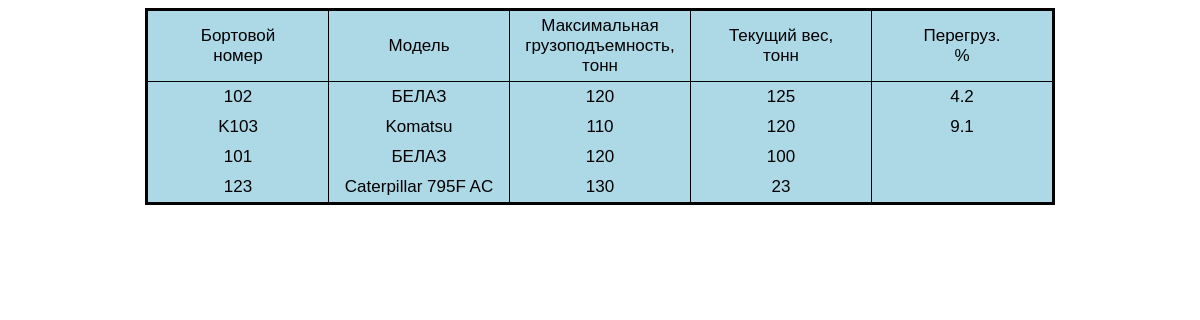
/cars/, run on an earlier commit of the app's database.
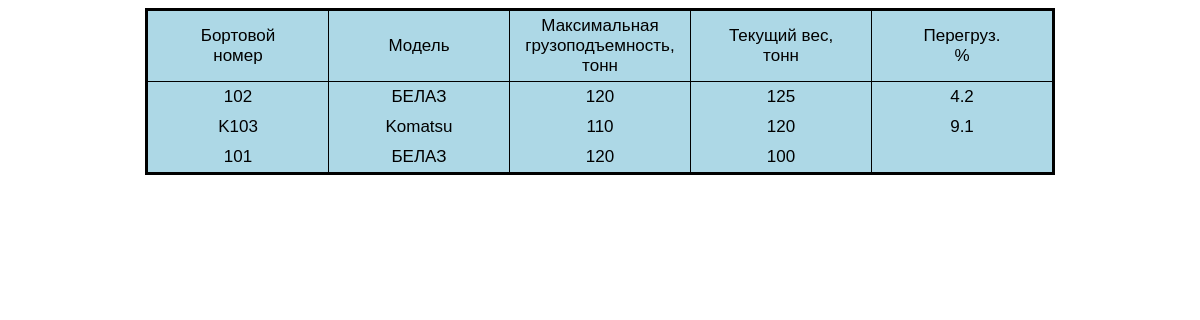
And on a later commit of the database.
### cars/models.py (models this page shows, shortened)
class  DumpTruck(models.Model):
    number = models.CharField('Бортовой номер', max_length=20)
    track_model = models.ForeignKey(DumpTruckModel, on_delete=models.CASCADE, default=0, verbose_name="Модель самосвала")
    current_weight = models.PositiveSmallIntegerField('Текущий вес', default=0)
    class Meta:
        verbose_name = 'самосвал'
        verbose_name_plural = 'Самосвалы в работе'
    def overload(self):
        if self.current_weight - self.track_model.max_load > 0:
            return round(((self.current_weight - self.track_model.max_load)/self.track_model.max_load)*100, 1)
        else:
            return ''

class  DumpTruckModel(models.Model):
    model = models.CharField('Модель самосвала', max_length=20)
    max_load = models.IntegerField('Максимальная грузоподъемность')
    class Meta:
        verbose_name = 'Характеристики модели самосвала'
        verbose_name_plural = 'Характеристики моделелей самосвалов'
    def __str__(self):
        return self.model

### cars/views.py (the view)
def index(request):
	cars = DumpTruck.objects.all()
	return render(request, 'cars/cars_list.html', {'cars': cars})

### cars/templates/cars/cars_list.html (shortened to what this page needs)
<!DOCTYPE html>{% load static %}
<html lang="en" dir="ltr">
  <head>
    <link rel="stylesheet" href={% static 'css/styles.css' %} type="text/css"/>
  </head>
  <body>
  <table>
        <tr id = 'title'>
          <td>Бортовой<br>номер</td>
          <td>Модель</td>
          <td>Максимальная<br>грузоподъемность,<br>тонн</td>
          <td>Текущий вес,<br>тонн</td>
          <td>Перегруз.<br>%</td>
        </tr>
       {% for DumpTruck in cars  %}
        <tr>
          <td>{{ DumpTruck.number }}</td>
          <td>{{ DumpTruck.track_model }}</td>
          <td>{{ DumpTruck.track_model.max_load }}</td>
          <td>{{ DumpTruck.current_weight }}</td>
          <td>{{ DumpTruck.overload }}</td>
        </tr>
       {% endfor %}
    </table>
  </body>
</html>

### static/css/styles.css (style rules this page uses)
table { margin:auto; background: LightBlue; border-collapse: collapse; border: 3px solid black; text-align: center; font-family: Arial; font-size: 17px; }
td { padding: 5px; width: 170px; border-left: 1px solid black; }
#title { border-bottom: 1px solid black; font-size: 17px; }

What changed in the data, as far as the page shows it:
removed DumpTruck: number "123", track_model "Caterpillar 795F AC", track_model.max_load "130", current_weight "23"
